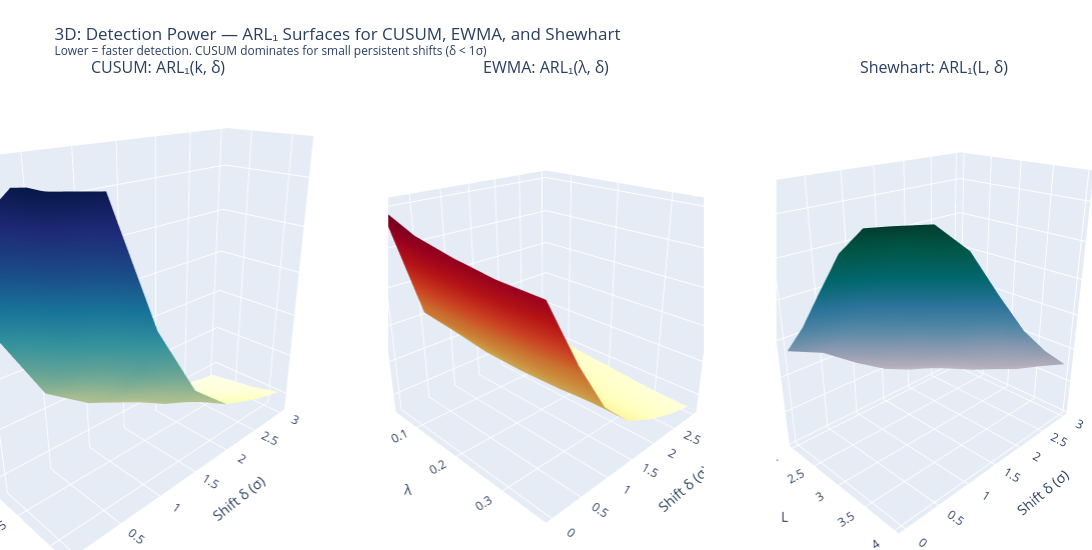

The cell this chart's notebook holds for it:
### Markdown cell above
### 8.6 Interactive 3D — Detection Power Surfaces

Three Plotly surfaces showing ARL₁ as a function of (method parameter, shift $\delta$) for CUSUM, EWMA, and Shewhart. The surface shape reveals each method's sensitivity profile and how its tuning parameter trades off speed against false alarms.

### Code cell
# ── 8.6 Plotly 3D: Detection power — ARL₁ surface for all three methods ──────
# Compare CUSUM, EWMA, Shewhart across shift sizes and their key parameter

# Already have arl_cusum, arl_ewma, arl_shewhart from Cell 25 sweep
# Re-sweep over 2D: shift δ and method parameter

param_ranges = {
    'CUSUM (k)': np.arange(0.2, 1.3, 0.2),
    'EWMA (λ)': np.arange(0.05, 0.45, 0.08),
    'Shewhart (L)': np.arange(2.0, 4.1, 0.4),
}
delta_rng = np.arange(0.0, 3.1, 0.5)

fig = make_subplots(
    rows=1, cols=3,
    specs=[[{'type': 'surface'}, {'type': 'surface'}, {'type': 'surface'}]],
    subplot_titles=['CUSUM: ARL₁(k, δ)', 'EWMA: ARL₁(λ, δ)', 'Shewhart: ARL₁(L, δ)'],
)

np.random.seed(10)
for col_idx, (method, p_range) in enumerate(param_ranges.items()):
    P_g, D_g = np.meshgrid(p_range, delta_rng, indexing='ij')
    arl_grid = np.zeros_like(P_g)

    for i, pp in enumerate(p_range):
        for j, dd in enumerate(delta_rng):
            if 'CUSUM' in method:
                arl_grid[i, j], _ = mc_arl(k=pp, h=5.0, delta=dd, n_sim=400)
            elif 'EWMA' in method:
                arl_grid[i, j] = arl_ewma_chart(dd, lam=pp, n_sim=400)
            else:
                arl_grid[i, j] = arl_shewhart(dd, L=pp, n_sim=400)

    colorscales = ['YlGnBu', 'YlOrRd', 'PuBuGn']
    fig.add_trace(
        go.Surface(x=P_g, y=D_g, z=np.log10(arl_grid.clip(1)),
                   colorscale=colorscales[col_idx], showscale=False,
                   hovertemplate=f'{method.split("(")[0]}=%{{x:.2f}}<br>'
                                 f'δ=%{{y:.1f}}σ<br>ARL₁=%{{customdata:.0f}}<extra></extra>',
                   customdata=arl_grid),
        row=1, col=col_idx + 1,
    )

fig.update_layout(
    title='3D: Detection Power — ARL₁ Surfaces for CUSUM, EWMA, and Shewhart<br>'
          '<sup>Lower = faster detection. CUSUM dominates for small persistent shifts (δ < 1σ)</sup>',
    height=550, width=1200, margin=dict(l=0, r=0, t=80, b=0),
)
# Set axis titles for each subplot
for i, (method, _) in enumerate(param_ranges.items()):
    param_name = method.split('(')[1].rstrip(')')
    fig.update_scenes(
        dict(xaxis_title=param_name, yaxis_title='Shift δ (σ)',
             zaxis_title='log₁₀(ARL₁)',
             camera=dict(eye=dict(x=1.6, y=-1.6, z=1.0))),
        row=1, col=i + 1,
    )
fig.show()

### Figure 1 — Plotly figure (JSON) as saved in the notebook; plotly's stock layout.template omitted (floating-point values rounded to 4 significant figures)
{"data": [{"colorscale": [[0, "rgb(255,255,217)"], [0.125, "rgb(237,248,177)"], [0.25, "rgb(199,233,180)"], [0.375, "rgb(127,205,187)"], [0.5, "rgb(65,182,196)"], [0.625, "rgb(29,145,192)"], [0.75, "rgb(34,94,168)"], [0.875, "rgb(37,52,148)"], [1, "rgb(8,29,88)"]], "customdata": [[106.4, 15.06, 6.98, 4.603, 3.368, 2.772, 2.33], [415.4, 26.21, 8.723, 5.24, 3.76, 2.947, 2.47], [1365.0, 59.55, 12.45, 6.327, 4.28, 3.215, 2.67], [1856.0, 196.7, 19.23, 7.593, 4.875, 3.507, 2.822], [1988.0, 772.3, 36.22, 10.44, 5.705, 4.117, 3.112], [2000.0, 1698.0, 99.35, 16.2, 6.775, 4.61, 3.495]], "hovertemplate": "CUSUM =%{x:.2f}<br>δ=%{y:.1f}σ<br>ARL₁=%{customdata:.0f}<extra></extra>", "scene": "scene", "showscale": false, "type": "surface", "x": [[0.2, 0.2, 0.2, 0.2, 0.2, 0.2, 0.2], [0.4, 0.4, 0.4, 0.4, 0.4, 0.4, 0.4], [0.6, 0.6, 0.6, 0.6, 0.6, 0.6, 0.6], [0.8, 0.8, 0.8, 0.8, 0.8, 0.8, 0.8], [1.0, 1.0, 1.0, 1.0, 1.0, 1.0, 1.0], [1.2, 1.2, 1.2, 1.2, 1.2, 1.2, 1.2]], "y": [[0.0, 0.5, 1.0, 1.5, 2.0, 2.5, 3.0], [0.0, 0.5, 1.0, 1.5, 2.0, 2.5, 3.0], [0.0, 0.5, 1.0, 1.5, 2.0, 2.5, 3.0], [0.0, 0.5, 1.0, 1.5, 2.0, 2.5, 3.0], [0.0, 0.5, 1.0, 1.5, 2.0, 2.5, 3.0], [0.0, 0.5, 1.0, 1.5, 2.0, 2.5, 3.0]], "z": [[2.027, 1.178, 0.8439, 0.663, 0.5273, 0.4429, 0.3674], [2.618, 1.419, 0.9406, 0.7193, 0.5752, 0.4695, 0.3927], [3.135, 1.775, 1.095, 0.8012, 0.6314, 0.5072, 0.4265], [3.269, 2.294, 1.284, 0.8804, 0.688, 0.545, 0.4506], [3.298, 2.888, 1.559, 1.019, 0.7563, 0.6146, 0.4931], [3.301, 3.23, 1.997, 1.209, 0.8309, 0.6637, 0.5434]]}, {"colorscale": [[0, "rgb(255,255,204)"], [0.125, "rgb(255,237,160)"], [0.25, "rgb(254,217,118)"], [0.375, "rgb(254,178,76)"], [0.5, "rgb(253,141,60)"], [0.625, "rgb(252,78,42)"], [0.75, "rgb(227,26,28)"], [0.875, "rgb(189,0,38)"], [1, "rgb(128,0,38)"]], "customdata": [[1038.0, 36.09, 13.54, 8.38, 6.155, 4.697, 3.947], [661.9, 39.2, 11.46, 6.055, 4.245, 3.28, 2.745], [533.5, 45.01, 11.14, 5.657, 3.808, 2.905, 2.442], [462.1, 51.26, 11.71, 5.433, 3.565, 2.66, 2.135], [449.9, 66.9, 13.38, 5.357, 3.43, 2.5, 2.025]], "hovertemplate": "EWMA =%{x:.2f}<br>δ=%{y:.1f}σ<br>ARL₁=%{customdata:.0f}<extra></extra>", "scene": "scene2", "showscale": false, "type": "surface", "x": [[0.05, 0.05, 0.05, 0.05, 0.05, 0.05, 0.05], [0.13, 0.13, 0.13, 0.13, 0.13, 0.13, 0.13], [0.21, 0.21, 0.21, 0.21, 0.21, 0.21, 0.21], [0.29, 0.29, 0.29, 0.29, 0.29, 0.29, 0.29], [0.37, 0.37, 0.37, 0.37, 0.37, 0.37, 0.37]], "y": [[0.0, 0.5, 1.0, 1.5, 2.0, 2.5, 3.0], [0.0, 0.5, 1.0, 1.5, 2.0, 2.5, 3.0], [0.0, 0.5, 1.0, 1.5, 2.0, 2.5, 3.0], [0.0, 0.5, 1.0, 1.5, 2.0, 2.5, 3.0], [0.0, 0.5, 1.0, 1.5, 2.0, 2.5, 3.0]], "z": [[3.016, 1.557, 1.132, 0.9232, 0.7892, 0.6719, 0.5963], [2.821, 1.593, 1.059, 0.7821, 0.6279, 0.5159, 0.4385], [2.727, 1.653, 1.047, 0.7526, 0.5806, 0.4631, 0.3878], [2.665, 1.71, 1.069, 0.735, 0.5521, 0.4249, 0.3294], [2.653, 1.825, 1.126, 0.729, 0.5353, 0.3979, 0.3064]]}, {"colorscale": [[0, "rgb(255,247,251)"], [0.125, "rgb(236,226,240)"], [0.25, "rgb(208,209,230)"], [0.375, "rgb(166,189,219)"], [0.5, "rgb(103,169,207)"], [0.625, "rgb(54,144,192)"], [0.75, "rgb(2,129,138)"], [0.875, "rgb(1,108,89)"], [1, "rgb(1,70,54)"]], "customdata": [[22.27, 13.78, 6.353, 3.237, 1.988, 1.407, 1.177], [62.14, 32.14, 11.65, 5.232, 3.092, 1.883, 1.345], [211.4, 88.95, 26.52, 9.945, 5.08, 2.603, 1.71], [698.1, 269.2, 70.8, 20.9, 8.643, 3.875, 2.435], [1483.0, 909.4, 204.1, 56.17, 20.84, 7.29, 3.895], [1845.0, 1545.0, 668.0, 160.9, 41.72, 14.57, 6.032]], "hovertemplate": "Shewhart =%{x:.2f}<br>δ=%{y:.1f}σ<br>ARL₁=%{customdata:.0f}<extra></extra>", "scene": "scene3", "showscale": false, "type": "surface", "x": [[2.0, 2.0, 2.0, 2.0, 2.0, 2.0, 2.0], [2.4, 2.4, 2.4, 2.4, 2.4, 2.4, 2.4], [2.8, 2.8, 2.8, 2.8, 2.8, 2.8, 2.8], [3.2, 3.2, 3.2, 3.2, 3.2, 3.2, 3.2], [3.6, 3.6, 3.6, 3.6, 3.6, 3.6, 3.6], [4.0, 4.0, 4.0, 4.0, 4.0, 4.0, 4.0]], "y": [[0.0, 0.5, 1.0, 1.5, 2.0, 2.5, 3.0], [0.0, 0.5, 1.0, 1.5, 2.0, 2.5, 3.0], [0.0, 0.5, 1.0, 1.5, 2.0, 2.5, 3.0], [0.0, 0.5, 1.0, 1.5, 2.0, 2.5, 3.0], [0.0, 0.5, 1.0, 1.5, 2.0, 2.5, 3.0], [0.0, 0.5, 1.0, 1.5, 2.0, 2.5, 3.0]], "z": [[1.348, 1.139, 0.8029, 0.5102, 0.2983, 0.1484, 0.07096], [1.793, 1.507, 1.066, 0.7187, 0.4903, 0.2747, 0.1287], [2.325, 1.949, 1.423, 0.9976, 0.7059, 0.4154, 0.233], [2.844, 2.43, 1.85, 1.32, 0.9366, 0.5883, 0.3865], [3.171, 2.959, 2.31, 1.749, 1.319, 0.8627, 0.5905], [3.266, 3.189, 2.825, 2.207, 1.62, 1.164, 0.7805]]}], "layout": {"annotations": [{"font": {"size": 16}, "showarrow": false, "text": "CUSUM: ARL₁(k, δ)", "x": 0.1444, "xanchor": "center", "xref": "paper", "y": 1, "yanchor": "bottom", "yref": "paper"}, {"font": {"size": 16}, "showarrow": false, "text": "EWMA: ARL₁(λ, δ)", "x": 0.5, "xanchor": "center", "xref": "paper", "y": 1, "yanchor": "bottom", "yref": "paper"}, {"font": {"size": 16}, "showarrow": false, "text": "Shewhart: ARL₁(L, δ)", "x": 0.8556, "xanchor": "center", "xref": "paper", "y": 1, "yanchor": "bottom", "yref": "paper"}], "height": 550, "margin": {"b": 0, "l": 0, "r": 0, "t": 80}, "scene": {"camera": {"eye": {"x": 1.6, "y": -1.6, "z": 1}}, "domain": {"x": [0, 0.2889], "y": [0, 1]}, "xaxis": {"title": {"text": "k"}}, "yaxis": {"title": {"text": "Shift δ (σ)"}}, "zaxis": {"title": {"text": "log₁₀(ARL₁)"}}}, "scene2": {"camera": {"eye": {"x": 1.6, "y": -1.6, "z": 1}}, "domain": {"x": [0.3556, 0.6444], "y": [0, 1]}, "xaxis": {"title": {"text": "λ"}}, "yaxis": {"title": {"text": "Shift δ (σ)"}}, "zaxis": {"title": {"text": "log₁₀(ARL₁)"}}}, "scene3": {"camera": {"eye": {"x": 1.6, "y": -1.6, "z": 1}}, "domain": {"x": [0.7111, 1], "y": [0, 1]}, "xaxis": {"title": {"text": "L"}}, "yaxis": {"title": {"text": "Shift δ (σ)"}}, "zaxis": {"title": {"text": "log₁₀(ARL₁)"}}}, "title": {"text": "3D: Detection Power — ARL₁ Surfaces for CUSUM, EWMA, and Shewhart<br><sup>Lower = faster detection. CUSUM dominates for small persistent shifts (δ < 1σ)</sup>"}, "width": 1200}}
